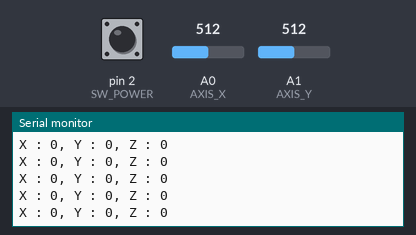
The sketch below on a simulated Arduino Uno, built with avr-gcc and run on an emulated ATmega328P. On the bench: the last lines printed to the serial monitor. The test bench sets the inputs (shaded band); at power-on: A0 (AXIS_X) = 512, A1 (AXIS_Y) = 512, pin 2 (SW_POWER) HIGH.

Above: at 1.2 s.
1.3 s: A0 (AXIS_X) set to 493
At 2.1 s:
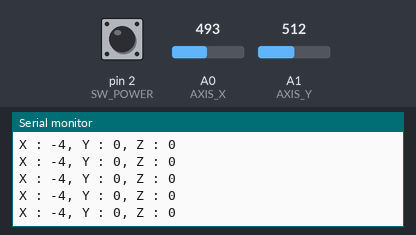
7.3 s: A1 (AXIS_Y) set to 481
At 7.8 s:
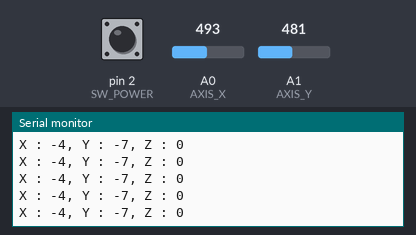
8.8 s: A1 (AXIS_Y) set to 450
At 9.4 s:
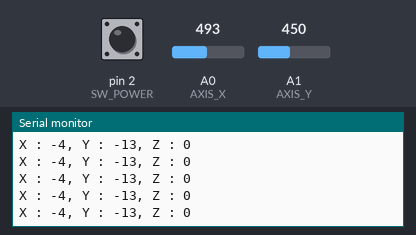
13.3 s: A0 (AXIS_X) set to 573
At 14.3 s:
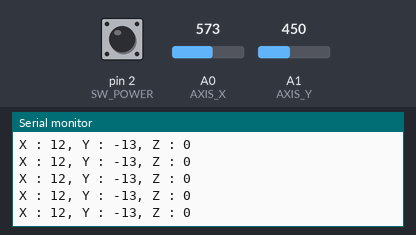
14.8 s: A0 (AXIS_X) set to 544
At 15.3 s:
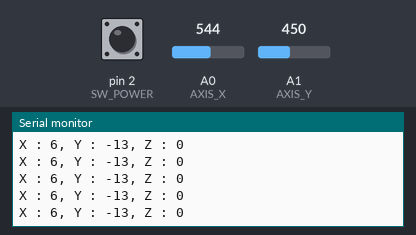
Timing chart, 0 to 17.3 s (numbered marks = the images above; inputs shaded):
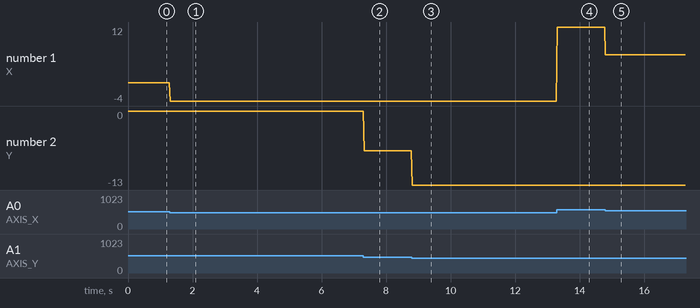

Measured:
- after the input at 1.3 s, the serial monitor: prints a new line at once (image 1)
- after the input at 7.3 s, the serial monitor: prints a new line at once (image 2)
- after the input at 8.8 s, the serial monitor: prints a new line at once (image 3)
- after the input at 13.3 s, the serial monitor: prints a new line at once (image 4)
- after the input at 14.8 s, the serial monitor: prints a new line at once (image 5)
- plotted number 1: 0 → -4 after the input at 1.3 s, -4 → 12 after the input at 13.3 s, 12 → 6 after the input at 14.8 s
- plotted number 2: 0 → -7 after the input at 7.3 s, -7 → -13 after the input at 8.8 s

The sketch:

ArduinoJoystick.ino
```cpp
const int AXIS_X = A0;
const int AXIS_Y = A1;
const int SW_POWER = 2;

void setup() {
  Serial.begin(9600);

  pinMode(SW_POWER, INPUT);
}

void loop() {
  int x = map(analogRead(AXIS_X), 0, 1023, -100, 100);
  int y = map(analogRead(AXIS_Y), 0, 1024, -100, 100);

  Serial.print("X : ");
  Serial.print(x);
  Serial.print(", Y : ");
  Serial.print(y);
  Serial.print(", Z : ");
  Serial.println(!digitalRead(SW_POWER));

  delay(25);
}
```
